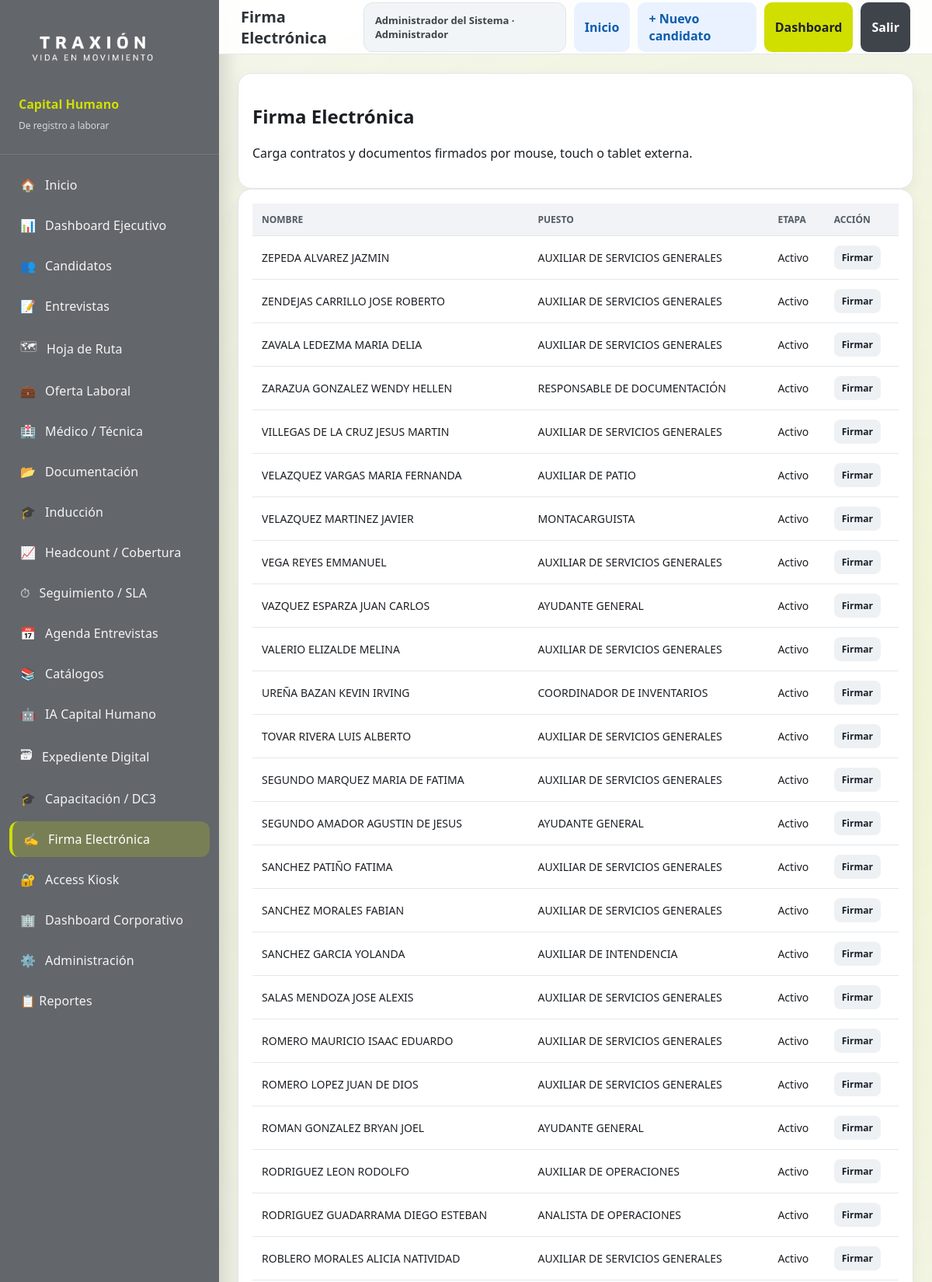
Page /firma-electronica (signed in, upper part) on the committed database.
### tables this page shows
CREATE TABLE candidatos(
            id INTEGER PRIMARY KEY AUTOINCREMENT,
            folio TEXT UNIQUE,
            nombre TEXT NOT NULL,
            telefono TEXT,
            email TEXT,
            region TEXT,
            localidad TEXT,
            udn TEXT,
            puesto TEXT,
            reclutador TEXT,
            etapa TEXT DEFAULT 'Registro',
            estatus_macro TEXT DEFAULT 'Reclutamiento',
            fecha_entrevista TEXT,
            fecha_registro TEXT,
            fecha_actualizacion TEXT,
            motivo_rechazo TEXT,
            comentarios TEXT
        );

### app.py (the view)
@app.route("/firma-electronica")
def firma_electronica_panel():
    rows = query("SELECT * FROM candidatos WHERE etapa IN ('Documentacion','Induccion','Entrega Operaciones','Activo') ORDER BY id DESC LIMIT 500")
    return render_template("firma_electronica.html", rows=rows, active="firma", page_title="Firma Electrónica")

### app.py (called while the page is built)
def get_conn():
    conn = sqlite3.connect(DB_PATH)
    conn.row_factory = sqlite3.Row
    return conn

def query(sql, params=(), one=False):
    with get_conn() as conn:
        cur = conn.cursor(); cur.execute(sql, params); rows = cur.fetchall()
        return (rows[0] if rows else None) if one else rows

def is_logged_in():
    return bool(session.get("user_id"))

def current_user():
    if not session.get("user_id"):
        return None
    return {
        "id": session.get("user_id"),
        "nombre": session.get("nombre", ""),
        "usuario": session.get("usuario", ""),
        "rol": session.get("rol", "Consulta"),
        "udn_permitidas": session.get("udn_permitidas", "TODAS"),
    }

@app.context_processor
def inject_user():
    return {"current_user": current_user()}

@app.before_request
def require_login_global():
    endpoint = request.endpoint or ""
    if endpoint in PUBLIC_ENDPOINTS or endpoint.startswith("static"):
        return None
    if not is_logged_in():
        return redirect(url_for("login", next=request.path))
    return None

### templates/firma_electronica.html
{% extends 'base.html' %}
{% block content %}
{% if c %}
<div class="grid two"><div class="card"><h2>Firma Electrónica</h2><p class="muted">{{ c.nombre }} · {{ c.folio }}</p><form method="post" enctype="multipart/form-data" class="form-grid"><label>Documento<select name="documento"><option>Contrato Individual</option><option>Carta Oferta</option><option>Políticas</option><option>Reglamento</option><option>Carta Responsiva</option></select></label><label>Firmante<input name="firmante" value="{{ c.nombre }}"></label><label>PDF firmado<input type="file" name="archivo_pdf"></label><button class="btn primary">Guardar firma</button></form></div><div class="card"><h3>Firmas registradas</h3><table><thead><tr><th>Documento</th><th>Firmante</th><th>Fecha</th></tr></thead><tbody>{% for f in firmas %}<tr><td>{{f.documento}}</td><td>{{f.firmante}}</td><td>{{f.fecha[:16]}}</td></tr>{% endfor %}</tbody></table></div></div>
{% else %}
<div class="card"><h2>Firma Electrónica</h2><p class="muted">Carga contratos y documentos firmados por mouse, touch o tablet externa.</p></div><div class="card"><table><thead><tr><th>Nombre</th><th>Puesto</th><th>Etapa</th><th>Acción</th></tr></thead><tbody>{% for r in rows %}<tr><td>{{r.nombre}}</td><td>{{r.puesto}}</td><td>{{r.etapa}}</td><td><a class="btn small" href="{{ url_for('firma_electronica', candidato_id=r.id) }}">Firmar</a></td></tr>{% endfor %}</tbody></table></div>
{% endif %}
{% endblock %}

### static/css/app.css (style rules this page uses)
:root { --lime:#D0DF00; --lime-2:#E3E935; --olive:#B5BD00; --gray-10:#63666A; --gray-7:#97999B; --gray-2:#D0D0CE; --ink:#1B1F24; --paper:#FFFFFF; --bg:#F6F7F8; --line:#E4E7EB; --red:#ED1C24; --amber:#FFB000; --green:#78BE20; }
* { box-sizing:border-box }
body { margin:0; font-family:"Segoe UI",Arial,sans-serif; background:var(--bg); color:var(--ink); font-weight:400; }
body:before { content:""; position:fixed;inset:0;pointer-events:none;z-index:-1; background: linear-gradient(135deg,transparent 0 72%,rgba(99,102,106,.06) 72.2% 72.6%,transparent 72.8%), linear-gradient(35deg,transparent 0 58%,rgba(151,153,155,.07) 58.1% 58.5%,transparent 58.8%), radial-gradient(circle at 90% 10%,rgba(208,223,0,.14),transparent 24%), radial-gradient(circle at 14% 85%,rgba(99,102,106,.08),transparent 25%); }
.btn { display:inline-flex;align-items:center;justify-content:center;gap:8px;border:0;background:#EEF1F4;color:#17202a;padding:10px 14px;border-radius:10px;font-weight:600;text-decoration:none;cursor:pointer }
.card { background:white;border:1px solid var(--line);border-radius:18px;padding:18px;box-shadow:0 6px 18px rgba(23,32,42,.05) }
table { width:100%;border-collapse:collapse;background:white }
th { background:#F1F3F6;text-align:left;font-size:12px;text-transform:uppercase;color:#525B66;padding:12px;font-weight:600 }
td { border-top:1px solid var(--line);padding:12px;font-size:14px }
.btn.small { padding:7px 10px;border-radius:8px;font-size:12px }

### rows in the picture
candidatos: nombre "ZEPEDA ALVAREZ JAZMIN", puesto "AUXILIAR DE SERVICIOS GENERALES", etapa "Activo"
candidatos: nombre "ZENDEJAS CARRILLO JOSE ROBERTO", puesto "AUXILIAR DE SERVICIOS GENERALES", etapa "Activo"
candidatos: nombre "ZAVALA LEDEZMA MARIA DELIA", puesto "AUXILIAR DE SERVICIOS GENERALES", etapa "Activo"
candidatos: nombre "ZARAZUA GONZALEZ WENDY HELLEN", puesto "RESPONSABLE DE DOCUMENTACIÓN", etapa "Activo"
candidatos: nombre "VILLEGAS DE LA CRUZ JESUS MARTIN", puesto "AUXILIAR DE SERVICIOS GENERALES", etapa "Activo"
candidatos: nombre "VELAZQUEZ VARGAS MARIA FERNANDA", puesto "AUXILIAR DE PATIO", etapa "Activo"
candidatos: nombre "VELAZQUEZ MARTINEZ JAVIER", puesto "MONTACARGUISTA", etapa "Activo"
candidatos: nombre "VEGA REYES EMMANUEL", puesto "AUXILIAR DE SERVICIOS GENERALES", etapa "Activo"
candidatos: nombre "VAZQUEZ ESPARZA JUAN CARLOS", puesto "AYUDANTE GENERAL", etapa "Activo"
candidatos: nombre "VALERIO ELIZALDE MELINA", puesto "AUXILIAR DE SERVICIOS GENERALES", etapa "Activo"
candidatos: nombre "UREÑA BAZAN KEVIN IRVING", puesto "COORDINADOR DE INVENTARIOS", etapa "Activo"
candidatos: nombre "TOVAR RIVERA LUIS ALBERTO", puesto "AUXILIAR DE SERVICIOS GENERALES", etapa "Activo"
candidatos: nombre "SEGUNDO MARQUEZ MARIA DE FATIMA", puesto "AUXILIAR DE SERVICIOS GENERALES", etapa "Activo"
candidatos: nombre "SEGUNDO AMADOR AGUSTIN DE JESUS", puesto "AYUDANTE GENERAL", etapa "Activo"
candidatos: nombre "SANCHEZ PATIÑO FATIMA", puesto "AUXILIAR DE SERVICIOS GENERALES", etapa "Activo"
candidatos: nombre "SANCHEZ MORALES FABIAN", puesto "AUXILIAR DE SERVICIOS GENERALES", etapa "Activo"
candidatos: nombre "SANCHEZ GARCIA YOLANDA", puesto "AUXILIAR DE INTENDENCIA", etapa "Activo"
candidatos: nombre "SALAS MENDOZA JOSE ALEXIS", puesto "AUXILIAR DE SERVICIOS GENERALES", etapa "Activo"
candidatos: nombre "ROMERO MAURICIO ISAAC EDUARDO", puesto "AUXILIAR DE SERVICIOS GENERALES", etapa "Activo"
candidatos: nombre "ROMERO LOPEZ JUAN DE DIOS", puesto "AUXILIAR DE SERVICIOS GENERALES", etapa "Activo"
candidatos: nombre "ROMAN GONZALEZ BRYAN JOEL", puesto "AYUDANTE GENERAL", etapa "Activo"
candidatos: nombre "RODRIGUEZ LEON RODOLFO", puesto "AUXILIAR DE OPERACIONES", etapa "Activo"
candidatos: nombre "RODRIGUEZ GUADARRAMA DIEGO ESTEBAN", puesto "ANALISTA DE OPERACIONES", etapa "Activo"
candidatos: nombre "ROBLERO MORALES ALICIA NATIVIDAD", puesto "AUXILIAR DE SERVICIOS GENERALES", etapa "Activo"

### other values in the picture
{{ ico }} "🏠" "📊" "👥" "📝" "🗺" "💼" "🏥" "📂" "🎓" "📈" "⏱" "📅" "📚" "🤖" "🗃" "🎓" "✍️" "🔐" "🏢" "⚙️"
{{ txt }} "Inicio" "Dashboard Ejecutivo" "Candidatos" "Entrevistas" "Hoja de Ruta" "Oferta Laboral" "Médico / Técnica" "Documentación" "Inducción" "Headcount / Cobertura" "Seguimiento / SLA" "Agenda Entrevistas" "Catálogos" "IA Capital Humano" "Expediente Digital" "Capacitación / DC3" "Firma Electrónica" "Access Kiosk" "Dashboard Corporativo" "Administración"
{{ page_title or 'Plataforma Integral de Capital Humano' }} "Firma Electrónica"
{{ current_user.nombre }} "Administrador del Sistema"
{{ current_user.rol }} "Administrador"
